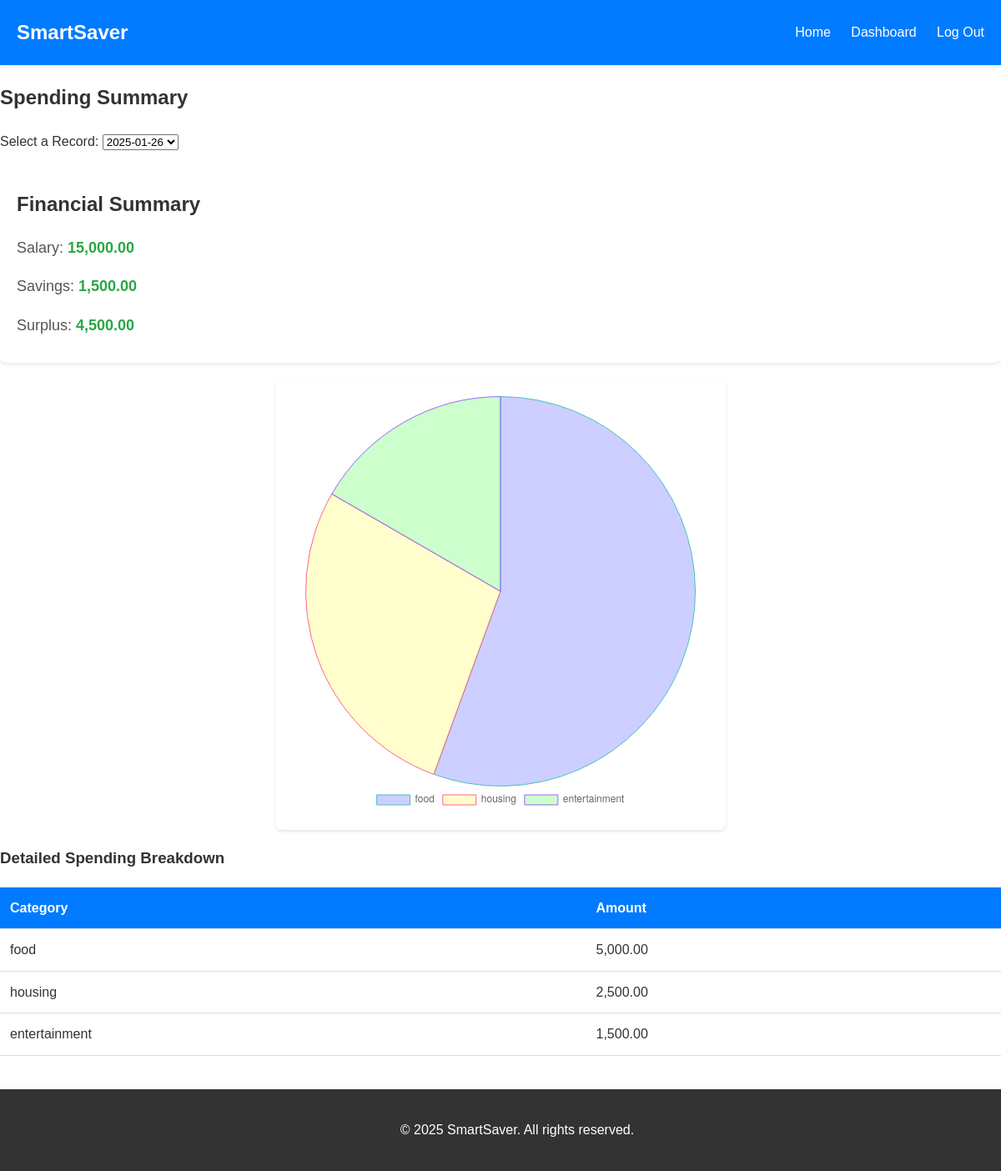
The page /spending_summary.php?record_id=7 (signed in) on the database its author committed.
### tables this page shows
CREATE TABLE `financial_records` (
  `id` int(11) NOT NULL,
  `user_id` int(11) NOT NULL,
  `salary` decimal(10,2) NOT NULL,
  `commitments` decimal(10,2) NOT NULL,
  `savings` decimal(10,2) NOT NULL,
  `surplus` decimal(10,2) NOT NULL,
  `record_date` date NOT NULL
);

CREATE TABLE `commitments` (
  `id` int(11) NOT NULL,
  `record_id` int(11) NOT NULL,
  `category` varchar(255) NOT NULL,
  `amount` decimal(10,2) NOT NULL
);

### spending_summary.php (the view, shortened to what this page needs)
<?php
include 'db.php';
$stmt = $pdo->prepare("SELECT * FROM financial_records WHERE user_id = ? ORDER BY record_date DESC");
$stmt->execute([$_SESSION['user_id']]);
$records = $stmt->fetchAll();
$selectedRecordId = $_GET['record_id'] ?? ($records[0]['id'] ?? null);
$selectedRecord = null;
$commitmentsByCategory = [];
if ($selectedRecordId) {
    $stmt = $pdo->prepare("SELECT * FROM financial_records WHERE id = ?");
    $stmt->execute([$selectedRecordId]);
    $selectedRecord = $stmt->fetch();
    $stmt = $pdo->prepare("SELECT category, amount FROM commitments WHERE record_id = ?");
    $stmt->execute([$selectedRecordId]);
    $commitmentsByCategory = $stmt->fetchAll(PDO::FETCH_ASSOC);
}
?>
<!DOCTYPE html>
<html lang="en">
<head>
    <link rel="stylesheet" href="styles.css">
</head>
<body>
    <header>
        <div class="logo">SmartSaver</div>
        <nav>
            <a href="index.php">Home</a>
            <a href="dashboard.php">Dashboard</a>
            <a href="logout.php">Log Out</a>
        </nav>
    </header>
    <section class="spending-summary">
        <h2>Spending Summary</h2>
        <label for="recordSelect">Select a Record:</label>
        <select id="recordSelect" onchange="window.location.href = 'spending_summary.php?record_id=' + this.value">
            <?php foreach ($records as $record): ?>
                <option value="<?= $record['id'] ?>" <?= $record['id'] == $selectedRecordId ? 'selected' : '' ?>>
                    <?= date('Y-m-d', strtotime($record['record_date'])) ?>
                </option>
            <?php endforeach; ?>
        </select>
        <div class="financial-summary">
            <h3>Financial Summary</h3>
            <p>Salary: <span><?= isset($selectedRecord['salary']) ? number_format($selectedRecord['salary'], 2) : '0.00' ?></span></p>
            <p>Savings: <span><?= isset($selectedRecord['savings']) ? number_format($selectedRecord['savings'], 2) : '0.00' ?></span></p>
            <p>Surplus: <span><?= isset($selectedRecord['surplus']) ? number_format($selectedRecord['surplus'], 2) : '0.00' ?></span></p>
        </div>
        <div class="chart-container" style="width: 500px; height: 500px; margin: 0 auto;">
            <canvas id="spendingChart"></canvas>
        </div>
        <h3>Detailed Spending Breakdown</h3>
        <table>
            <thead>
                <tr>
                    <th>Category</th>
                    <th>Amount</th>
                </tr>
            </thead>
            <tbody>
                <?php if (!empty($commitmentsByCategory)): ?>
                    <?php foreach ($commitmentsByCategory as $commitment): ?>
                        <tr>
                            <td><?= htmlspecialchars($commitment['category']) ?></td>
                            <td><?= number_format($commitment['amount'], 2) ?></td>
                        </tr>
                    <?php endforeach; ?>
                <?php else: ?>
                    <tr>
                        <td colspan="2">No commitments found for this record.</td>
                    </tr>
                <?php endif; ?>
            </tbody>
        </table>
        <script>
            const categories = <?= json_encode(array_column($commitmentsByCategory, 'category')) ?>;
            const amounts = <?= json_encode(array_column($commitmentsByCategory, 'amount')) ?>;
            const ctx = document.getElementById('spendingChart').getContext('2d');
            const spendingChart = new Chart(ctx, {
                type: 'pie',
                data: {
                    labels: categories,
                    datasets: [{
                        label: 'Amount',
                        data: amounts,
                        backgroundColor: [
                            'rgba(1, 18, 255, 0.2)',
                            'rgba(255, 251, 0, 0.2)',
                            'rgba(4, 255, 0, 0.2)',
                            'rgba(0, 225, 255, 0.2)',
                            'rgba(255, 0, 0, 0.2)'
                        ],
                        borderColor: [
                            'rgba(75, 192, 192, 1)',
                            'rgba(255, 99, 132, 1)',
                            'rgba(153, 102, 255, 1)',
                            'rgba(255, 159, 64, 1)',
                            'rgba(54, 162, 235, 1)',
                        ],
                        borderWidth: 1
                    }]
                },
                options: {
                    responsive: true,
                    maintainAspectRatio: true,
                    plugins: {
                        legend: {
                            position: 'bottom',
                        }
                    }
                }
            });
        </script>
    </section>
    <footer>
        <p>&copy; 2025 SmartSaver. All rights reserved.</p>
    </footer>
</body>
</html>

### styles.css (style rules this page uses)
html, body { overflow-x: hidden; width: 100%; margin: 0; padding: 0; font-family: 'Arial', sans-serif; background-color: #ffffff; color: #333; line-height: 1.6; }
header { background-color: #007bff; color: #fff; padding: 20px; display: flex; justify-content: space-between; align-items: center; box-shadow: 0 2px 4px rgba(0, 0, 0, 0.1); }
header .logo { font-size: 24px; font-weight: bold; }
header nav a { color: #fff; text-decoration: none; margin-left: 20px; font-size: 16px; transition: color 0.3s ease; }
.chart-container { background-color: #fff; padding: 20px; border-radius: 8px; box-shadow: 0 2px 4px rgba(0, 0, 0, 0.1); margin-bottom: 20px; }
.financial-summary { background-color: #fff; padding: 20px; border-radius: 8px; box-shadow: 0 2px 4px rgba(0, 0, 0, 0.1); margin-bottom: 20px; }
.financial-summary h3 { font-size: 24px; color: #333; margin-bottom: 15px; }
.financial-summary p { font-size: 18px; color: #555; margin-bottom: 10px; }
.financial-summary span { font-weight: bold; color: #28a745; }
.chart-container { width: 300px; height: 300px; margin: 0 auto; }
table { width: 100%; border-collapse: collapse; margin-top: 20px; }
table th, table td { padding: 12px; text-align: left; border-bottom: 1px solid #ddd; }
table th { background-color: #007bff; color: #fff; }
footer { background-color: #333; color: #fff; text-align: center; padding: 20px; width: 100%; position: relative; margin-top: 40px; }

### rows shown on the page
financial_records: salary "15,000.00", savings "1,500.00", surplus "4,500.00"
commitments: category "food", amount "5,000.00"
commitments: category "housing", amount "2,500.00"
commitments: category "entertainment", amount "1,500.00"

### other values the page prints
form field value "2025-01-26"
chart data {{ json_encode(array_column($commitmentsByCategory, 'amount')) }} ["5000.00","2500.00","1500.00"]
